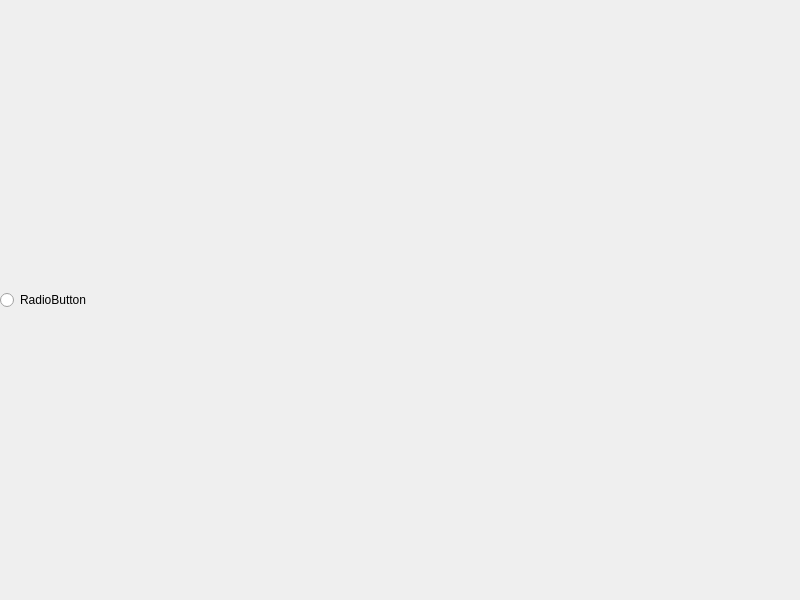
<?xml version="1.0" encoding="UTF-8"?>
<ui version="4.0">
 <class>MainWin::Internal::MainWindow</class>
 <widget class="QMainWindow" name="MainWin::Internal::MainWindow">
  <property name="geometry">
   <rect>
    <x>0</x>
    <y>0</y>
    <width>800</width>
    <height>600</height>
   </rect>
  </property>
  <widget class="QWidget" name="centralwidget">
   <layout class="QGridLayout" name="gridLayout_2">
    <property name="margin">
     <number>0</number>
    </property>
    <property name="spacing">
     <number>0</number>
    </property>
    <item row="0" column="0">
     <widget class="QRadioButton" name="radioButton">
      <property name="text">
       <string>RadioButton</string>
      </property>
     </widget>
    </item>
   </layout>
  </widget>
 </widget>
 <resources/>
 <connections/>
</ui>
